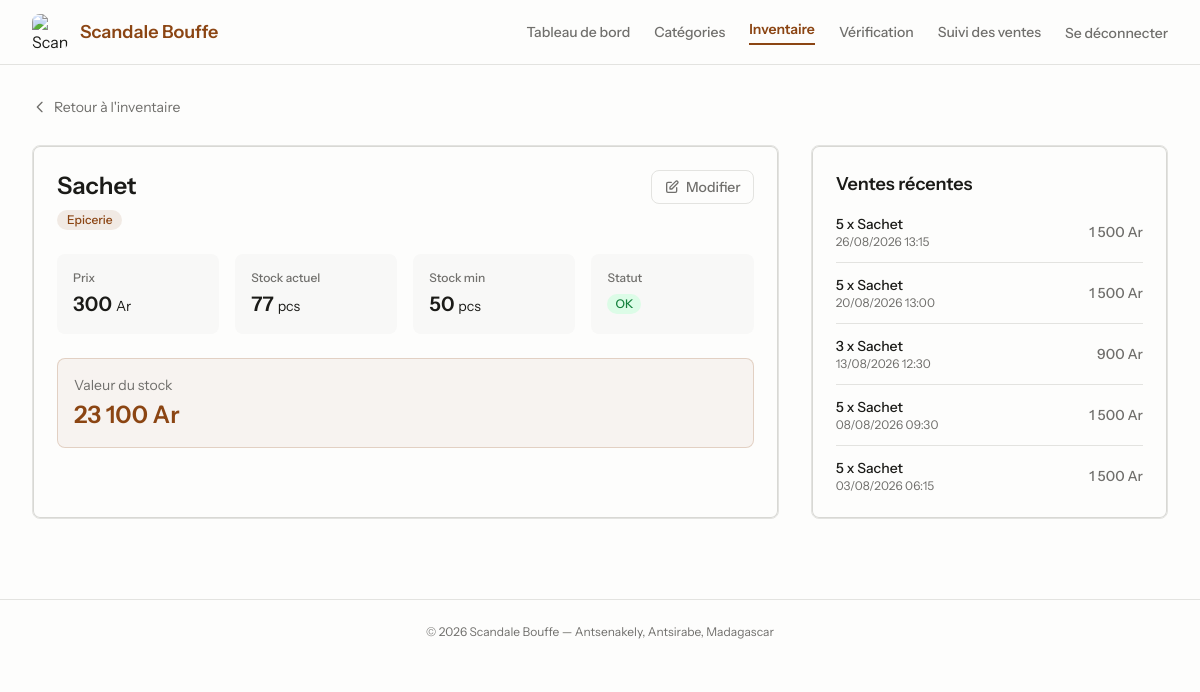
The app's page /inventory/show?id=57 (signed in) with its own data.
### tables this page shows
CREATE TABLE `products` (
  `id` bigint(20) UNSIGNED NOT NULL,
  `name` varchar(255) NOT NULL,
  `category_id` bigint(20) UNSIGNED DEFAULT NULL,
  `description` text DEFAULT NULL,
  `price` decimal(10,2) NOT NULL,
  `quantity` int(11) NOT NULL DEFAULT 0,
  `min_stock` int(11) NOT NULL DEFAULT 5,
  `unit` varchar(255) NOT NULL DEFAULT 'pcs',
  `image` varchar(255) DEFAULT NULL,
  `active` tinyint(1) NOT NULL DEFAULT 1,
  `created_at` timestamp NULL DEFAULT NULL,
  `updated_at` timestamp NULL DEFAULT NULL
);

CREATE TABLE `categories` (
  `id` bigint(20) UNSIGNED NOT NULL,
  `name` varchar(255) NOT NULL,
  `description` varchar(255) DEFAULT NULL,
  `created_at` timestamp NULL DEFAULT NULL,
  `updated_at` timestamp NULL DEFAULT NULL
);

CREATE TABLE `sale_items` (
  `id` bigint(20) UNSIGNED NOT NULL,
  `sale_id` bigint(20) UNSIGNED NOT NULL,
  `product_id` bigint(20) UNSIGNED NOT NULL,
  `product_name` varchar(255) DEFAULT NULL,
  `quantity` int(11) NOT NULL,
  `unit_price` decimal(10,2) NOT NULL,
  `created_at` timestamp NULL DEFAULT NULL,
  `updated_at` timestamp NULL DEFAULT NULL
);

CREATE TABLE `sales` (
  `id` bigint(20) UNSIGNED NOT NULL,
  `user_id` bigint(20) UNSIGNED NOT NULL,
  `total` decimal(10,2) NOT NULL DEFAULT 0.00,
  `created_at` timestamp NULL DEFAULT NULL,
  `updated_at` timestamp NULL DEFAULT NULL,
  `payment_method` varchar(20) NOT NULL DEFAULT 'cash'
);

### config/db.php (called while the page is built, shortened)
<?php
$dbHost = 'localhost';
$dbName = 'scandale_bouffe';
$dbUser = 'root';
$dbPass = '';
function url(string $path = ''): string {
    $base = BASE_URL === '' ? '' : BASE_URL . '/';
    return $base . ltrim($path, '/');
}
try {
    $pdo = new PDO(
        "mysql:host={$dbHost};dbname={$dbName};charset=utf8mb4",
        $dbUser,
        $dbPass,
        [
            PDO::ATTR_ERRMODE => PDO::ERRMODE_EXCEPTION,
            PDO::ATTR_DEFAULT_FETCH_MODE => PDO::FETCH_ASSOC,
        ]
    );
} catch (PDOException $e) {
    error_log("Erreur de connexion PDO : " . $e->getMessage());
    die("Impossible de se connecter à la base de données. Veuillez réessayer plus tard.");
}
function fetchAssoc(string $sql, array $params = []): array {
    global $pdo;
    $stmt = $pdo->prepare($sql);
    $stmt->execute($params);
    return $stmt->fetch() ?: [];
}
function fetchAllAssoc(string $sql, array $params = []): array {
    global $pdo;
    $stmt = $pdo->prepare($sql);
    $stmt->execute($params);
    return $stmt->fetchAll() ?: [];
}

### pages/inventory/show.php (the view, shortened to what this page needs)
<?php
$currentPage = 'inventory';
$id = (int)($_GET['id'] ?? 0);
$product = fetchAssoc("SELECT p.*, c.name as category_name FROM products p LEFT JOIN categories c ON p.category_id = c.id WHERE p.id = ?", [$id]);
$recentSales = fetchAllAssoc(
    "SELECT si.quantity, si.unit_price, s.created_at, u.name as vendor_name
     FROM sale_items si
     JOIN sales s ON si.sale_id = s.id
     LEFT JOIN users u ON s.user_id = u.id
     WHERE si.product_id = ?
     ORDER BY s.created_at DESC LIMIT 5",
    [$id]
);
require __DIR__ . '/../layout.php';
?>
<div class="mb-6">
    <a href="<?php echo url('inventory'); ?>" class="inline-flex items-center gap-1.5 text-sm text-[#706f6c] hover:text-[#8B4513] dark:text-[#A1A09A] transition">
        <svg class="h-4 w-4" fill="none" stroke="currentColor" viewBox="0 0 24 24"><path stroke-linecap="round" stroke-linejoin="round" stroke-width="2" d="M15 19l-7-7 7-7"/></svg>
        Retour à l'inventaire
    </a>
</div>
<div class="grid grid-cols-1 lg:grid-cols-3 gap-8">
    <div class="lg:col-span-2 rounded-lg border border-[#e3e3e0] bg-[#FDFDFC] dark:border-[#3E3E3A] dark:bg-[#0a0a0a] shadow-card p-6">
        <div class="flex items-start justify-between mb-6">
            <div>
                <h1 class="text-2xl font-semibold text-[#1b1b18] dark:text-[#FDFDFC]"><?php echo htmlspecialchars($product['name']); ?></h1>
                <?php if ($product['category_name']): ?>
                <span class="mt-2 inline-flex items-center rounded-full bg-[#8B4513]/10 px-2.5 py-0.5 text-xs font-medium text-[#8B4513]"><?php echo htmlspecialchars($product['category_name']); ?></span>
                <?php endif; ?>
            </div>
            <div class="flex gap-2">
                <a href="<?php echo url('inventory/edit?id=' . $product['id']); ?>" class="inline-flex items-center gap-1.5 rounded-lg border border-[#e3e3e0] px-3 py-1.5 text-sm font-medium text-[#706f6c] hover:border-[#8B4513] hover:text-[#8B4513] dark:border-[#3E3E3A] transition">
                    <svg class="h-4 w-4" fill="none" stroke="currentColor" viewBox="0 0 24 24"><path stroke-linecap="round" stroke-linejoin="round" stroke-width="2" d="M11 5H6a2 2 0 00-2 2v11a2 2 0 002 2h11a2 2 0 002-2v-5m-1.414-9.414a2 2 0 112.828 2.828L11.828 15H9v-2.828l8.586-8.586z"/></svg>
                    Modifier
                </a>
            </div>
        </div>
        <dl class="grid grid-cols-2 sm:grid-cols-4 gap-4">
            <div class="rounded-lg bg-[#f8f8f7] dark:bg-[#1a1a1a] p-4">
                <dt class="text-xs font-medium text-[#706f6c] dark:text-[#A1A09A]">Prix</dt>
                <dd class="mt-1 text-xl font-semibold text-[#1b1b18] dark:text-[#FDFDFC]"><?php echo number_format((float)$product['price'], 0, ',', ' '); ?> <span class="text-sm font-normal">Ar</span></dd>
            </div>
            <div class="rounded-lg bg-[#f8f8f7] dark:bg-[#1a1a1a] p-4">
                <dt class="text-xs font-medium text-[#706f6c] dark:text-[#A1A09A]">Stock actuel</dt>
                <dd class="mt-1 text-xl font-semibold <?php echo ($product['quantity'] <= $product['min_stock']) ? 'text-red-600' : 'text-[#1b1b18] dark:text-[#FDFDFC]'; ?>">
                    <?php echo number_format((float)$product['quantity'], 0, ',', ' '); ?>
                    <span class="text-sm font-normal"><?php echo htmlspecialchars($product['unit']); ?></span>
                </dd>
            </div>
            <div class="rounded-lg bg-[#f8f8f7] dark:bg-[#1a1a1a] p-4">
                <dt class="text-xs font-medium text-[#706f6c] dark:text-[#A1A09A]">Stock min</dt>
                <dd class="mt-1 text-xl font-semibold text-[#1b1b18] dark:text-[#FDFDFC]">
                    <?php echo number_format((float)$product['min_stock'], 0, ',', ' '); ?>
                    <span class="text-sm font-normal"><?php echo htmlspecialchars($product['unit']); ?></span>
                </dd>
            </div>
            <div class="rounded-lg bg-[#f8f8f7] dark:bg-[#1a1a1a] p-4">
                <dt class="text-xs font-medium text-[#706f6c] dark:text-[#A1A09A]">Statut</dt>
                <dd class="mt-1">
                    <?php if ($product['quantity'] <= 0): ?>
                    <span class="inline-flex items-center rounded-full bg-red-100 dark:bg-red-900/30 px-2 py-0.5 text-xs font-medium text-red-700 dark:text-red-400">Rupture</span>
                    <?php elseif ($product['quantity'] <= $product['min_stock']): ?>
                    <span class="inline-flex items-center rounded-full bg-amber-100 dark:bg-amber-900/30 px-2 py-0.5 text-xs font-medium text-amber-700 dark:text-amber-400">Stock bas</span>
                    <?php else: ?>
                    <span class="inline-flex items-center rounded-full bg-green-100 dark:bg-green-900/30 px-2 py-0.5 text-xs font-medium text-green-700 dark:text-green-400">OK</span>
                    <?php endif; ?>
                </dd>
            </div>
        </dl>
        <?php if ($product['quantity'] > 0 && $product['price'] > 0): ?>
        <div class="mt-6 rounded-lg bg-[#8B4513]/5 border border-[#8B4513]/20 p-4">
            <p class="text-sm text-[#706f6c] dark:text-[#A1A09A]">Valeur du stock</p>
            <p class="mt-1 text-2xl font-semibold text-[#8B4513]">
                <?php echo number_format((float)$product['quantity'] * (float)$product['price'], 0, ',', ' '); ?> Ar
            </p>
        </div>
        <?php endif; ?>
    </div>
    <div class="rounded-lg border border-[#e3e3e0] bg-[#FDFDFC] dark:border-[#3E3E3A] dark:bg-[#0a0a0a] shadow-card p-6">
        <h2 class="text-lg font-semibold text-[#1b1b18] dark:text-[#FDFDFC] mb-4">Ventes récentes</h2>
        <?php if (empty($recentSales)): ?>
        <p class="text-sm text-[#706f6c] dark:text-[#A1A09A]">Aucune vente enregistrée.</p>
        <?php else: ?>
        <div class="space-y-3">
            <?php foreach ($recentSales as $sale): ?>
            <div class="flex items-center justify-between border-b border-[#e3e3e0] dark:border-[#3E3E3A] pb-3 last:border-0 last:pb-0">
                <div>
                    <p class="text-sm font-medium text-[#1b1b18] dark:text-[#FDFDFC]"><?php echo (int)$sale['quantity']; ?> x <?php echo htmlspecialchars($product['name']); ?></p>
                    <p class="text-xs text-[#706f6c] dark:text-[#A1A09A]"><?php echo date('d/m/Y H:i', strtotime($sale['created_at'])); ?></p>
                </div>
                <p class="text-sm font-medium text-[#706f6c] dark:text-[#A1A09A]"><?php echo number_format((float)$sale['quantity'] * (float)$sale['unit_price'], 0, ',', ' '); ?> Ar</p>
            </div>
            <?php endforeach; ?>
        </div>
        <?php endif; ?>
    </div>
</div>
<?php require __DIR__ . '/../layout_footer.php'; ?>

### public/index.php (shortened to what this page needs)
<?php
require __DIR__ . '/../config/db.php';
$uri = $_SERVER['REQUEST_URI'] ?? '/';
$uri = parse_url($uri, PHP_URL_PATH);
$uri = rawurldecode($uri);
$uri = trim($uri, '/');
$segments = $uri === '' ? [] : explode('/', $uri);
$page = $segments[0] ?? '';
$pageParams = array_slice($segments, 1);
switch ($page) {
    case 'inventory':
        $action = $pageParams[0] ?? '';
        switch ($action) {
            case 'show':
                require __DIR__ . '/../pages/inventory/show.php';
                break;
        }
        break;
}

### pages/layout.php (shortened to what this page needs)
<?php
require_once __DIR__ . '/../config/db.php';
$currentPage = $currentPage ?? '';
$isAdmin = ($_SESSION['user_role'] ?? '') === 'administrateur';
?>
<!DOCTYPE html>
<html lang="fr" dir="ltr">
<head>
    <link href="https://fonts.bunny.net/css?family=instrument+sans:400,500,600,700&display=swap" rel="stylesheet" />
    <link rel="stylesheet" href="<?php echo url('css/tailwind.css'); ?>">
    <link rel="stylesheet" href="<?php echo url('css/styles.css'); ?>">
</head>
<body class="min-h-screen bg-[#FDFDFC] dark:bg-[#0a0a0a] text-[#1b1b18] antialiased">
<nav class="border-b border-[#e3e3e0] dark:border-[#3E3E3A] bg-[#FDFDFC] dark:bg-[#0a0a0a]">
    <div class="mx-auto max-w-7xl px-4 sm:px-6 lg:px-8">
        <div class="flex h-16 items-center justify-between">
            <div class="flex items-center gap-3">
                <img src="https://scandalebouffe.netlify.app/images/scandale_logo.jpg" alt="Scandale Bouffe" class="h-9 w-9 rounded-lg object-cover">
                <a href="<?php echo url($isAdmin ? 'dashboard' : 'vendeur'); ?>" class="text-lg font-semibold text-[#8B4513]">Scandale Bouffe</a>
            </div>
            <div class="hidden sm:flex items-center gap-6">
                <?php if ($isAdmin): ?>
                    <a href="<?php echo url('dashboard'); ?>" class="text-sm font-medium <?php echo $currentPage === 'dashboard' ? 'font-semibold text-[#8B4513] border-b-2 border-[#8B4513] pb-1' : 'text-[#706f6c] hover:text-[#8B4513] dark:text-[#A1A09A] dark:hover:text-[#FDFDFC]'; ?>">Tableau de bord</a>
                    <a href="<?php echo url('categories'); ?>" class="text-sm font-medium <?php echo $currentPage === 'categories' ? 'font-semibold text-[#8B4513] border-b-2 border-[#8B4513] pb-1' : 'text-[#706f6c] hover:text-[#8B4513] dark:text-[#A1A09A] dark:hover:text-[#FDFDFC]'; ?>">Catégories</a>
                    <a href="<?php echo url('inventory'); ?>" class="text-sm font-medium <?php echo $currentPage === 'inventory' ? 'font-semibold text-[#8B4513] border-b-2 border-[#8B4513] pb-1' : 'text-[#706f6c] hover:text-[#8B4513] dark:text-[#A1A09A] dark:hover:text-[#FDFDFC]'; ?>">Inventaire</a>
                    <a href="<?php echo url('pos'); ?>" class="text-sm font-medium <?php echo $currentPage === 'pos' ? 'font-semibold text-[#8B4513] border-b-2 border-[#8B4513] pb-1' : 'text-[#706f6c] hover:text-[#8B4513] dark:text-[#A1A09A] dark:hover:text-[#FDFDFC]'; ?>">Vérification</a>
                    <a href="<?php echo url('sales'); ?>" class="text-sm font-medium <?php echo $currentPage === 'sales' ? 'font-semibold text-[#8B4513] border-b-2 border-[#8B4513] pb-1' : 'text-[#706f6c] hover:text-[#8B4513] dark:text-[#A1A09A] dark:hover:text-[#FDFDFC]'; ?>">Suivi des ventes</a>
                <?php endif; ?>
                <form method="POST" action="<?php echo url('logout'); ?>" class="inline">
                    <button type="submit" class="text-sm font-medium text-[#706f6c] hover:text-red-600 dark:text-[#A1A09A] dark:hover:text-red-400">Se déconnecter</button>
                </form>
            </div>
        </div>
    </div>
</nav>
<main class="mx-auto max-w-7xl px-4 py-8 sm:px-6 lg:px-8">

### pages/layout_footer.php (shortened to what this page needs)
</main>
<footer class="border-t border-[#e3e3e0] dark:border-[#3E3E3A] mt-12 py-6">
    <div class="mx-auto max-w-7xl px-4 sm:px-6 lg:px-8 text-center">
        <p class="text-xs text-[#706f6c] dark:text-[#A1A09A]">&copy; <?php echo date('Y'); ?> Scandale Bouffe &mdash; Antsenakely, Antsirabe, Madagascar</p>
    </div>
</footer>
</body>
</html>

### css/styles.css (style rules this page uses)
:root { --primary: #8B4513; --light-bg: #FDFDFC; --dark-bg: #0a0a0a; --text: #1b1b18; --muted: #706f6c; --accent-orange: #FF750F; --border-light: #e3e3e0; --transition-fast: 0.2s ease; }
.shadow-card { box-shadow: inset 0 0 0 1px rgba(26, 26, 0, 0.16); }

### records on screen
products: name "Sachet", category.name "Epicerie", price "300", quantity "77", unit "pcs", min_stock "50", (float)$product['quantity'] * (float)$product['price'] "23 100"
sale_items: quantity "5", product.name "Sachet", sale.created_at "26/08/2026 13:15", (float)$sale['quantity'] * (float)$sale['unit_price'] "1 500"
sale_items: quantity "5", product.name "Sachet", sale.created_at "20/08/2026 13:00", (float)$sale['quantity'] * (float)$sale['unit_price'] "1 500"
sale_items: quantity "3", product.name "Sachet", sale.created_at "13/08/2026 12:30", (float)$sale['quantity'] * (float)$sale['unit_price'] "900"
sale_items: quantity "5", product.name "Sachet", sale.created_at "08/08/2026 09:30", (float)$sale['quantity'] * (float)$sale['unit_price'] "1 500"
sale_items: quantity "5", product.name "Sachet", sale.created_at "03/08/2026 06:15", (float)$sale['quantity'] * (float)$sale['unit_price'] "1 500"
